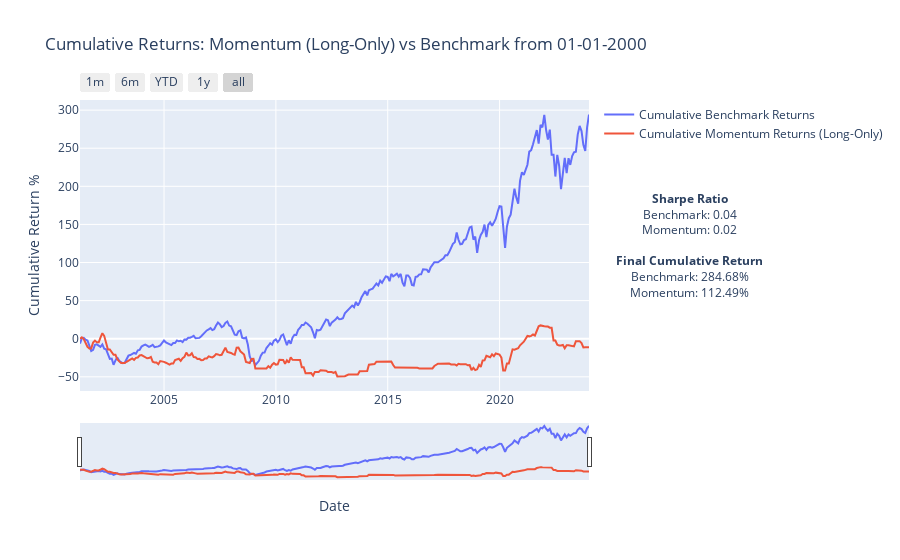

Write notebook code for a chart like this one.
### Code cell
# Calculate Sharpe ratios
sharpe_ratio_benchmark, x = calculate_sharpe_ratio(gains)
sharpe_ratio_momentum, y = calculate_sharpe_ratio(pd.Series(long_dict))


# Create a Plotly figure
fig = go.Figure()

# Add the cumulative benchmark returns line trace
fig.add_trace(
    go.Scatter(
        x=cumulative_benchmark_returns.index,
        y=cumulative_benchmark_returns * 100,
        mode='lines',
        name='Cumulative Benchmark Returns'
    )
)

# Add the cumulative momentum returns line trace
fig.add_trace(
    go.Scatter(
        x=cumulative_momentum_returns.index,
        y=cumulative_momentum_returns * 100,
        mode='lines',
        name='Cumulative Momentum Returns (Long-Only)'
    )
)

# Configure the x-axis to show months when zoomed in and add range selector buttons
fig.update_layout(
    title='Cumulative Returns: Momentum (Long-Only) vs Benchmark from 01-01-2000',
    xaxis_title='Date',
    yaxis_title='Cumulative Return %',
    xaxis=dict(
        tickmode='auto',
        rangeslider=dict(
            visible=True
        ),
        rangeselector=dict(
            buttons=list([
                dict(count=1, label="1m", step="month", stepmode="backward"),
                dict(count=6, label="6m", step="month", stepmode="backward"),
                dict(count=1, label="YTD", step="year", stepmode="todate"),
                dict(count=1, label="1y", step="year", stepmode="backward"),
                dict(step="all")
            ])
        ),
        type="date"
    ),
)

# Add annotations for Sharpe ratios and final cumulative returns
annotation_text = (
    f"<b>Sharpe Ratio</b><br>"
    f"Benchmark: {sharpe_ratio_benchmark:.2f}<br>"
    f"Momentum: {sharpe_ratio_momentum:.2f}<br><br>"
    f"<b>Final Cumulative Return</b><br>"
    f"Benchmark: {final_cumulative_return_benchmark:.2f}%<br>"
    f"Momentum: {final_cumulative_return_momentum:.2f}%"
)

fig.add_annotation(
    xref='paper', yref='paper',
    x=1.05, y=0.5,
    xanchor='left', yanchor='middle',
    text=annotation_text,
    showarrow=False,
    font=dict(size=12)
)

# Show the plot
fig.show()

### Figure 1 — Plotly figure (JSON) as saved in the notebook; plotly's stock layout.template omitted (floating-point values rounded to 4 significant figures; data arrays with more than 128 entries replaced by an {"elided": "..."} marker saying what was removed)
{"data": [{"mode": "lines", "name": "Cumulative Benchmark Returns", "type": "scatter", "x": {"elided": "269 str values"}, "y": {"elided": "269 float values"}}, {"mode": "lines", "name": "Cumulative Momentum Returns (Long-Only)", "type": "scatter", "x": {"elided": "269 str values"}, "y": {"elided": "269 float values"}}], "layout": {"annotations": [{"font": {"size": 12}, "showarrow": false, "text": "<b>Sharpe Ratio</b><br>Benchmark: 0.04<br>Momentum: 0.02<br><br><b>Final Cumulative Return</b><br>Benchmark: 284.68%<br>Momentum: 112.49%", "x": 1.05, "xanchor": "left", "xref": "paper", "y": 0.5, "yanchor": "middle", "yref": "paper"}], "title": {"text": "Cumulative Returns: Momentum (Long-Only) vs Benchmark from 01-01-2000"}, "xaxis": {"rangeselector": {"buttons": [{"count": 1, "label": "1m", "step": "month", "stepmode": "backward"}, {"count": 6, "label": "6m", "step": "month", "stepmode": "backward"}, {"count": 1, "label": "YTD", "step": "year", "stepmode": "todate"}, {"count": 1, "label": "1y", "step": "year", "stepmode": "backward"}, {"step": "all"}]}, "rangeslider": {"visible": true}, "tickmode": "auto", "title": {"text": "Date"}, "type": "date"}, "yaxis": {"title": {"text": "Cumulative Return %"}}}}
